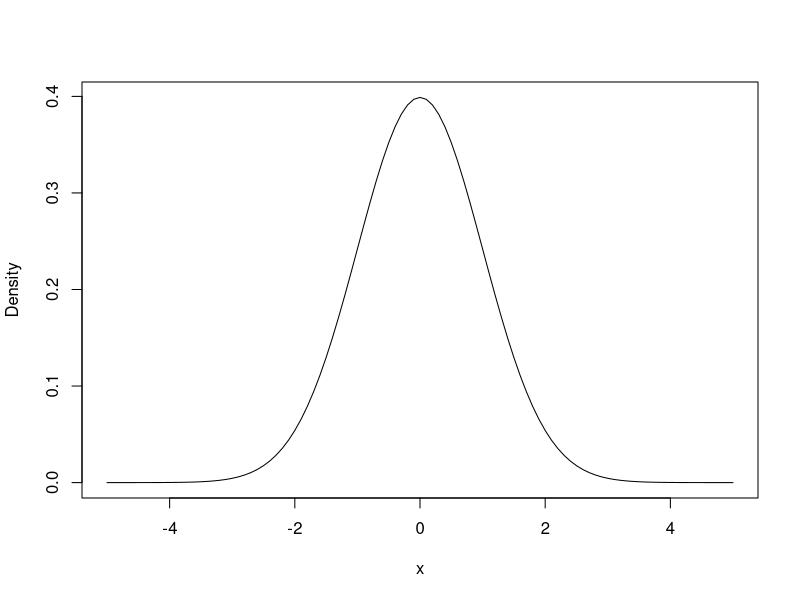

R code for this plot:
## ---- chunk 1
set.seed(1984)
## ---- chunk 2
set.seed(1984)
hw_errors <- function(n){
  num_of_emails.df <- data.frame() #Creation of Empty Data Frame
for(i in 1:n){x_ind <- 0 #Indicator Variable
  x_ind <- sample(c(0,1),1,replace = TRUE, prob = c(0.8,0.2)) #Probability of Error in HW
if(x_ind == 1){num_of_emails.df <- rbind(num_of_emails.df, rpois(1,3))}
} #If there is an error what is the number of emails received with  
#respect to the poisson distrubution
no_emails_with_error <- sum(num_of_emails.df == 0) #Sum the number of 0 email occurances
return(no_emails_with_error/n) #Sum of the number of 0 emails weighted by the total  
##number of HW Solutions posted
    }

#Therefore, the probability of an error being in the solutions, yet no email   
#received about it, is about  
(1 - hw_errors(50000))
## ---- chunk 3
#Function to determine if number is odd
prob_geom_odd <- function(n, p){
geom.df <- data.frame(rgeom(n, p)) #Creation of a data frame with random draws
colnames(geom.df) <- c("Binary")
geom.binary.df <- (geom.df%%2!=0) #function to find the odd numbers
return(1-sum(geom.binary.df)/n) #returning the probability
}
prob_geom_odd(500000, 0.7)
## ---- chunk 4
curve(dnorm(x), from = -5, to = 5, ylab = "Density")
## ---- chunk 5
intergrand <- function(x){1/sqrt(2*pi)*exp(-(x^2/2))} #The pmf of the normal distrubution where N(0,1)

prob_0_0.5 <- integrate(intergrand, 0, 0.5) #from 0 to 0.5

prob_1.5_2.5 <- integrate(intergrand, 1.5, 2.5) #from 1.5 to 2.5

prob_3.5_4.5 <- integrate(intergrand, 3.5, 4.5) #from 3.5 to 4.5
  
#Prob of odd number

(1 - 2*(prob_0_0.5[["value"]] + prob_1.5_2.5[["value"]] + prob_3.5_4.5[["value"]]))

## ---- chunk 6

## ---- chunk 7


